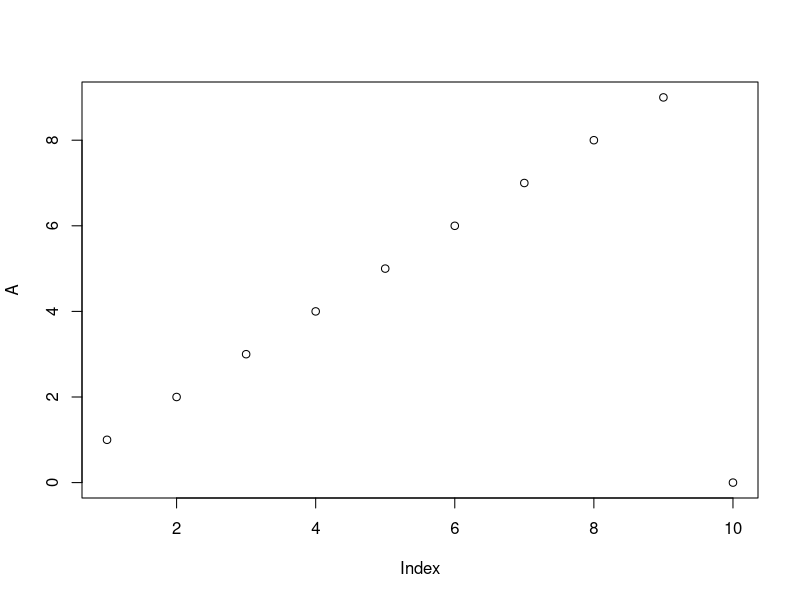

The R source for this figure:
## ---- chunk 1
#This is A, which is a vector/array/list/line of numbers
A = c(1,2,3,4,5,6,7,8,9,0)
mean(A)
## ---- chunk 2
# this is also a script, it saves the mean in a new variable B
B = mean(A)
B
## ---- chunk 3
plot(A)
